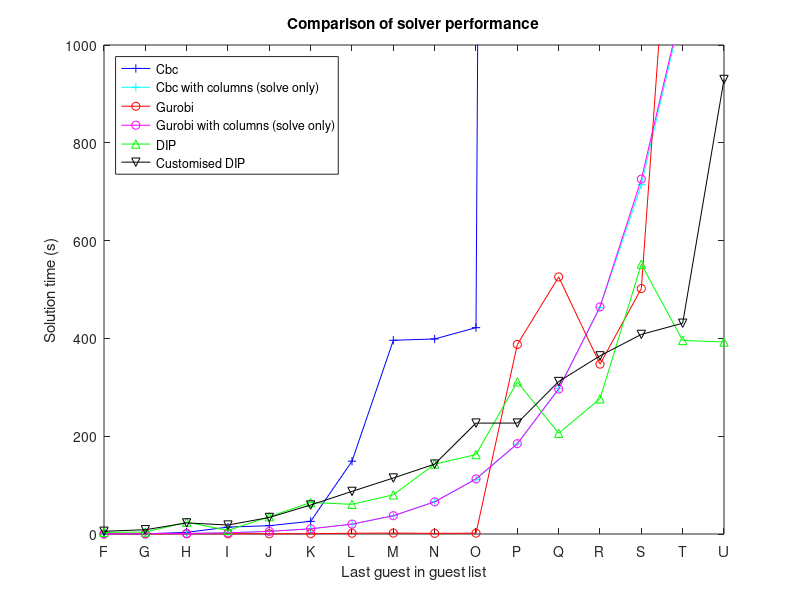

MATLAB code to generate this figure:
close all
clear

data = {
'F',0.0320000648499,0.233999967575,0.233999967575,0.0160000324249,0.203000068665,0.0939998626709,3.28100013733,5.59399986267,4.0
'G',0.0310001373291,0.593999862671,0.297000169754,0.0149998664856,0.53200006485,0.155999898911,3.98400020599,8.71899986267,5.0
'H',0.0150001049042,1.14099979401,3.375,0.0310001373291,1.09399986267,0.31299996376,24.0780000687,22.6879999638,5.0
'I',0.0309998989105,2.54699993134,14.0629999638,0.0310001373291,2.42199993134,0.344000101089,7.54700016975,18.3599998951,6.0
'J',0.0159997940063,5.42200016975,17.0469999313,0.0309998989105,5.34400010109,0.405999898911,35.25,33.8280000687,7.0
'K',0.0150001049042,10.75,25.9219999313,0.0160000324249,10.5779998302,0.546999931335,64.5160000324,59.3120000362,8.0
'L',0.0309998989105,20.125,148.937999964,0.0160000324249,20.1559998989,1.54699993134,60.6870000362,87.1570000648,8.0
'M',0.0309998989105,37.25,396.141000032,0.0309998989105,37.4220001698,1.8900001049,80.0789999962,114.515000105,9.0
'N',0.0310001373291,66.2809998989,398.858999968,0.0320000648499,65.6559998989,1.29699993134,142.937000036,142.921999931,10.0
'O',0.0309998989105,111.703000069,421.984999895,0.0309998989105,112.765000105,1.73399996758,162.389999866,226.79700017,11.0
'P',0.0310001373291,184.016000032,14768.6760001,0.0469999313354,184.733999968,387.641000032,311.218000174,226.875,11.0
'Q',0.047000169754,297.343999863,'--',0.0469999313354,296.405999899,525.687999964,205.968000174,311.796999931,12.0
'R',0.0469999313354,463.453000069,'--',0.108999967575,464.453000069,347.406999826,276.437000036,364.344000101,13.0
'S',0.0629999637604,714.5,'--',0.047000169754,725.718999863,501.891000032,551.671999931,408.171000004,14.0
'T',0.0629999637604,1077.81200004,'--',0.0620000362396,1086.2809999,'--',395.796999931,431.016000032,14.0
'U',0.0629999637604,'--','--',0.0620000362396,1611.06299996,'--',392.703000069,929.530999899,15.0
};

xticks = {};
x1 = [];
y1 = [];
x2 = [];
y2 = [];
x3 = [];
y3 = [];
x4 = [];
y4 = [];
x5 = [];
y5 = [];
x6 = [];
y6 = [];
x7 = [];
y7 = [];
x8 = [];
y8 = [];
for i = 1:size(data, 1),
    xticks{i} = data{i, 1};
    if data{i, 2} ~= '--',
        x1 = [x1, i];
        y1 = [y1, data{i, 2}];
    end;
    if data{i, 3} ~= '--',
        x2 = [x2, i];
        y2 = [y2, data{i, 3}];
    end;
    if data{i, 4} ~= '--',
        x3 = [x3, i];
        y3 = [y3, data{i, 4}];
    end;
    if data{i, 5} ~= '--',
        x4 = [x4, i];
        y4 = [y4, data{i, 5}];
    end;
    if data{i, 6} ~= '--',
        x5 = [x5, i];
        y5 = [y5, data{i, 6}];
    end;
    if data{i, 7} ~= '--',
        x6 = [x6, i];
        y6 = [y6, data{i, 7}];
    end;
    if data{i, 8} ~= '--',
        x7 = [x7, i];
        y7 = [y7, data{i, 8}];
    end;
    if data{i, 9} ~= '--',
        x8 = [x8, i];
        y8 = [y8, data{i, 9}];
    end;
end;

x6 = [x6, 22];
y6 = [y6, 10000];

plot(x3, y3, 'b+-')
hold on
plot(x2, y2, 'c+-')
plot(x6, y6, 'ro-')
plot(x5, y5, 'mo-')
plot(x7, y7, 'g^-')
plot(x8, y8, 'kv-')

axis([1 size(data, 1), 0, 1000])

set(gca, 'XTick', 1:size(data, 1), 'XTickLabel', xticks)    

title('Comparison of solver performance')
xlabel('Last guest in guest list')
ylabel('Solution time (s)')
legend('Cbc', 'Cbc with columns (solve only)', 'Gurobi', 'Gurobi with columns (solve only)', 'DIP', 'Customised DIP', 'Location', 'Northwest')

print -dpng compare.png